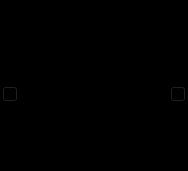
<?xml version="1.0" encoding="UTF-8"?>
<ui version="4.0">
 <class>SchedulerAltitudeGraph</class>
 <widget class="QFrame" name="SchedulerAltitudeGraph">
  <property name="geometry">
   <rect>
    <x>0</x>
    <y>0</y>
    <width>188</width>
    <height>171</height>
   </rect>
  </property>
  <property name="styleSheet">
   <string notr="true">background-color: black; color: white;</string>
  </property>
  <layout class="QVBoxLayout" name="altGraphLayoutV">
   <property name="spacing">
    <number>1</number>
   </property>
   <property name="leftMargin">
    <number>1</number>
   </property>
   <property name="topMargin">
    <number>1</number>
   </property>
   <property name="rightMargin">
    <number>1</number>
   </property>
   <property name="bottomMargin">
    <number>1</number>
   </property>
   <item>
    <widget class="QLabel" name="altGraphLabel">
     <property name="sizePolicy">
      <sizepolicy hsizetype="Expanding" vsizetype="Fixed">
       <horstretch>0</horstretch>
       <verstretch>0</verstretch>
      </sizepolicy>
     </property>
     <property name="minimumSize">
      <size>
       <width>32</width>
       <height>16</height>
      </size>
     </property>
     <property name="maximumSize">
      <size>
       <width>10000</width>
       <height>16</height>
      </size>
     </property>
     <property name="styleSheet">
      <string notr="true">background-color: black; color: white;</string>
     </property>
     <property name="text">
      <string/>
     </property>
     <property name="alignment">
      <set>Qt::AlignCenter</set>
     </property>
    </widget>
   </item>
   <item>
    <layout class="QHBoxLayout" name="altGraphLayoutH">
     <property name="spacing">
      <number>1</number>
     </property>
     <property name="leftMargin">
      <number>1</number>
     </property>
     <property name="topMargin">
      <number>0</number>
     </property>
     <property name="rightMargin">
      <number>1</number>
     </property>
     <property name="bottomMargin">
      <number>0</number>
     </property>
     <item>
      <widget class="QPushButton" name="altMoveLeftB">
       <property name="sizePolicy">
        <sizepolicy hsizetype="Fixed" vsizetype="Fixed">
         <horstretch>0</horstretch>
         <verstretch>0</verstretch>
        </sizepolicy>
       </property>
       <property name="minimumSize">
        <size>
         <width>16</width>
         <height>16</height>
        </size>
       </property>
       <property name="maximumSize">
        <size>
         <width>16</width>
         <height>16</height>
        </size>
       </property>
      </widget>
     </item>
     <item>
      <widget class="AVTPlotWidget" name="altGraph">
       <property name="enabled">
        <bool>true</bool>
       </property>
       <property name="sizePolicy">
        <sizepolicy hsizetype="Expanding" vsizetype="Expanding">
         <horstretch>0</horstretch>
         <verstretch>0</verstretch>
        </sizepolicy>
       </property>
      </widget>
     </item>
     <item>
      <widget class="QPushButton" name="altMoveRightB">
       <property name="sizePolicy">
        <sizepolicy hsizetype="Fixed" vsizetype="Fixed">
         <horstretch>0</horstretch>
         <verstretch>0</verstretch>
        </sizepolicy>
       </property>
       <property name="minimumSize">
        <size>
         <width>16</width>
         <height>16</height>
        </size>
       </property>
       <property name="maximumSize">
        <size>
         <width>16</width>
         <height>16</height>
        </size>
       </property>
      </widget>
     </item>
    </layout>
   </item>
  </layout>
 </widget>
 <customwidgets>
  <customwidget>
   <class>KPlotWidget</class>
   <extends>QFrame</extends>
   <header>kplotwidget.h</header>
  </customwidget>
  <customwidget>
   <class>AVTPlotWidget</class>
   <extends>KPlotWidget</extends>
   <header>tools/avtplotwidget.h</header>
   <container>1</container>
  </customwidget>
 </customwidgets>
 <resources/>
 <connections/>
</ui>
